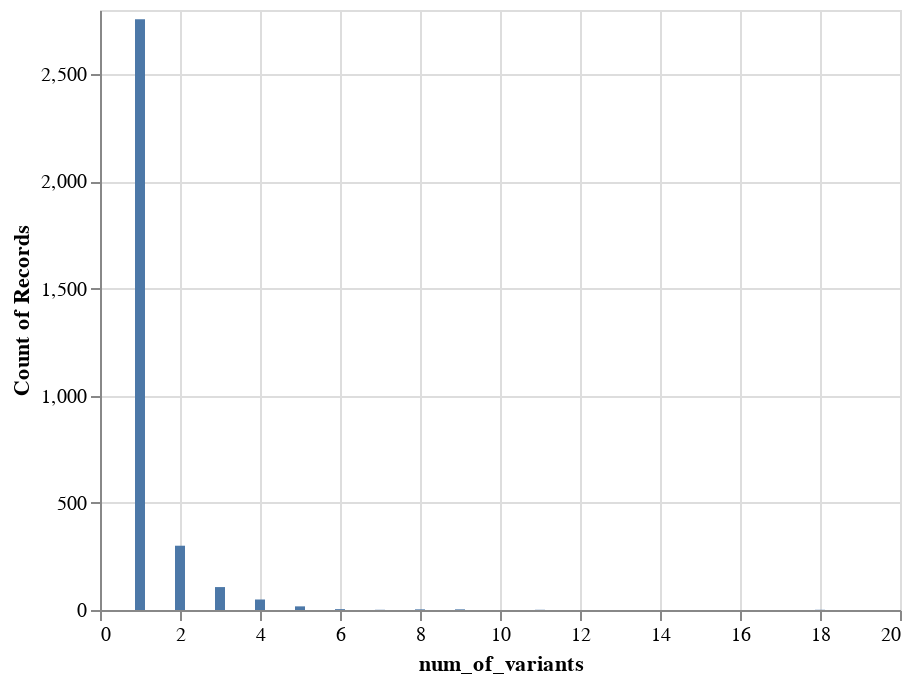

The notebook cell this image was saved under:
### Code cell
alt.Chart(id_var_df).mark_bar().encode(
    alt.X("num_of_variants:Q", bin=False),
    y='count()',
    tooltip=['num_of_variants', "count()"]
).interactive()

### Figure 1 — Vega-Lite specification as saved in the notebook (floating-point values rounded to 4 significant figures; data arrays with more than 128 entries replaced by an {"elided": "..."} marker saying what was removed)
{"config": {"view": {"continuousWidth": 400, "continuousHeight": 300}}, "data": {"name": "data-139827a3649efe10ce4e38e35078cf09"}, "mark": "bar", "encoding": {"tooltip": [{"type": "quantitative", "field": "num_of_variants"}, {"type": "quantitative", "aggregate": "count"}], "x": {"type": "quantitative", "bin": false, "field": "num_of_variants"}, "y": {"type": "quantitative", "aggregate": "count"}}, "selection": {"selector004": {"type": "interval", "bind": "scales", "encodings": ["x", "y"]}}, "$schema": "https://vega.github.io/schema/vega-lite/v4.8.1.json", "datasets": {"data-139827a3649efe10ce4e38e35078cf09": {"elided": "3243 records"}}}
